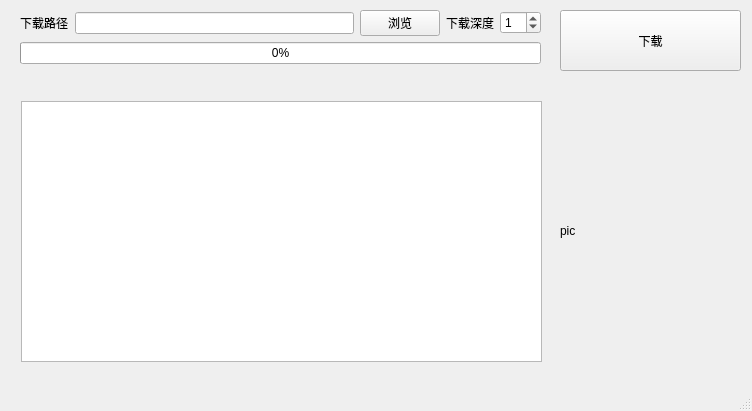
<?xml version="1.0" encoding="UTF-8"?>
<ui version="4.0">
 <class>MainWindow</class>
 <widget class="QMainWindow" name="MainWindow">
  <property name="geometry">
   <rect>
    <x>0</x>
    <y>0</y>
    <width>752</width>
    <height>411</height>
   </rect>
  </property>
  <property name="windowTitle">
   <string>XP1024 #PeiHuA.2019</string>
  </property>
  <widget class="QWidget" name="centralwidget">
   <widget class="QTextBrowser" name="textBrowser">
    <property name="geometry">
     <rect>
      <x>21</x>
      <y>101</y>
      <width>521</width>
      <height>261</height>
     </rect>
    </property>
   </widget>
   <widget class="QLabel" name="p_pic">
    <property name="geometry">
     <rect>
      <x>560</x>
      <y>100</y>
      <width>181</width>
      <height>261</height>
     </rect>
    </property>
    <property name="text">
     <string>pic</string>
    </property>
   </widget>
   <widget class="QPushButton" name="pb_download">
    <property name="geometry">
     <rect>
      <x>560</x>
      <y>10</y>
      <width>181</width>
      <height>61</height>
     </rect>
    </property>
    <property name="text">
     <string>下载</string>
    </property>
   </widget>
   <widget class="QWidget" name="layoutWidget">
    <property name="geometry">
     <rect>
      <x>20</x>
      <y>10</y>
      <width>521</width>
      <height>91</height>
     </rect>
    </property>
    <layout class="QVBoxLayout" name="verticalLayout">
     <item>
      <layout class="QGridLayout" name="gridLayout">
       <item row="0" column="0">
        <widget class="QLabel" name="label1">
         <property name="text">
          <string>下载路径</string>
         </property>
        </widget>
       </item>
       <item row="0" column="1">
        <widget class="QLineEdit" name="p_path"/>
       </item>
       <item row="0" column="2">
        <widget class="QPushButton" name="pb_find">
         <property name="text">
          <string>浏览</string>
         </property>
        </widget>
       </item>
       <item row="0" column="3">
        <widget class="QLabel" name="label">
         <property name="enabled">
          <bool>true</bool>
         </property>
         <property name="lineWidth">
          <number>2</number>
         </property>
         <property name="text">
          <string>下载深度</string>
         </property>
        </widget>
       </item>
       <item row="0" column="4">
        <widget class="QSpinBox" name="spinBox">
         <property name="value">
          <number>1</number>
         </property>
        </widget>
       </item>
      </layout>
     </item>
     <item>
      <widget class="QProgressBar" name="progressBar">
       <property name="value">
        <number>0</number>
       </property>
      </widget>
     </item>
     <item>
      <widget class="QLabel" name="p_name">
       <property name="text">
        <string>&lt;html&gt;&lt;head/&gt;&lt;body&gt;&lt;p&gt;&lt;br/&gt;&lt;/p&gt;&lt;/body&gt;&lt;/html&gt;</string>
       </property>
       <property name="scaledContents">
        <bool>true</bool>
       </property>
      </widget>
     </item>
    </layout>
   </widget>
  </widget>
  <widget class="QStatusBar" name="statusbar"/>
 </widget>
 <resources/>
 <connections/>
</ui>
